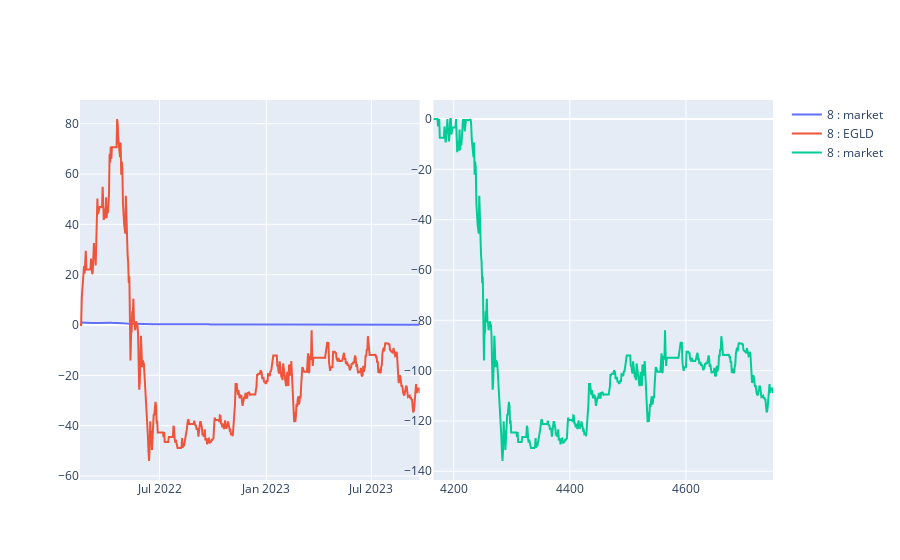
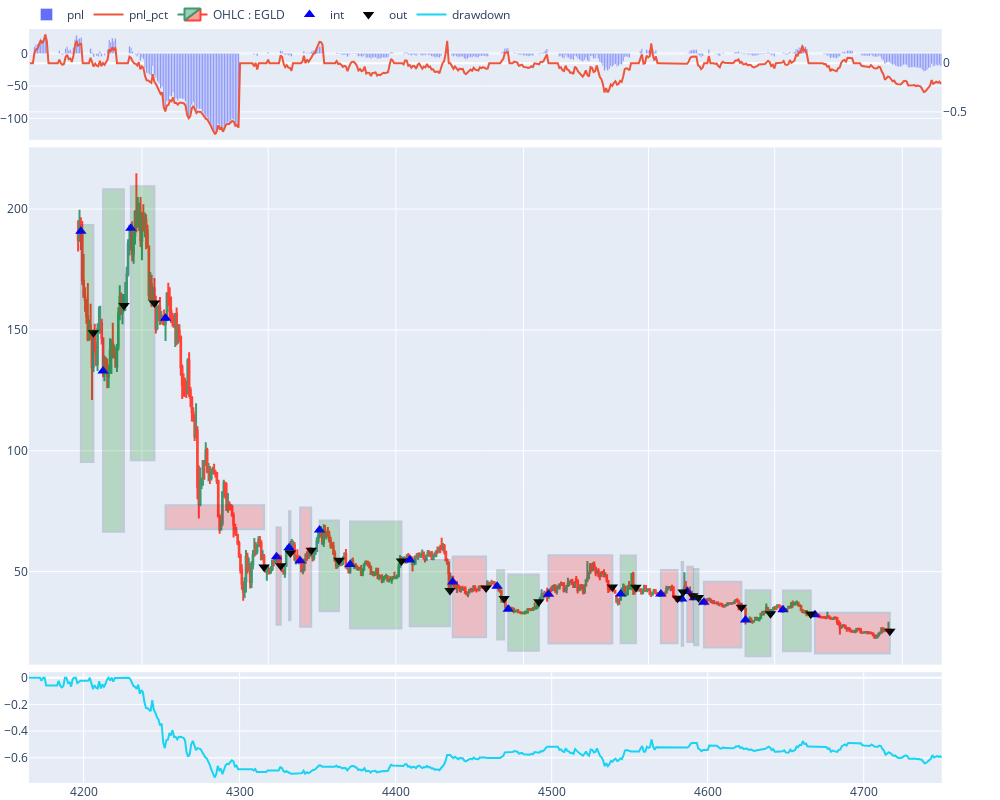

These figures' notebook cell, in order:
### Code cell
agent.view_report()

### Figure 1 — Plotly figure (JSON) as saved in the notebook; plotly's stock layout.template omitted (floating-point values rounded to 4 significant figures; data arrays with more than 128 entries replaced by an {"elided": "..."} marker saying what was removed)
{"data": [{"name": "8 : market", "type": "scatter", "x": {"elided": "586 str values"}, "xaxis": "x", "y": {"elided": "586 float values"}, "yaxis": "y"}, {"name": "8 : EGLD", "type": "scatter", "x": {"elided": "586 str values"}, "xaxis": "x", "y": {"elided": "586 float values"}, "yaxis": "y"}, {"name": "8 : market", "type": "scatter", "x": {"elided": "586 int values"}, "xaxis": "x2", "y": {"elided": "586 float values"}, "yaxis": "y2"}], "layout": {"xaxis": {"anchor": "y", "domain": [0, 0.49]}, "xaxis2": {"anchor": "y2", "domain": [0.51, 1]}, "yaxis": {"anchor": "x", "domain": [0, 1]}, "yaxis2": {"anchor": "x2", "domain": [0, 1]}}}

### Figure 2 — Plotly figure (JSON) as saved in the notebook; plotly's stock layout.template omitted (floating-point values rounded to 4 significant figures; data arrays with more than 128 entries replaced by an {"elided": "..."} marker saying what was removed)
{"data": [{"name": "pnl", "type": "bar", "x": {"elided": "586 str values"}, "xaxis": "x", "y": {"elided": "586 float values"}, "yaxis": "y"}, {"name": "pnl_pct", "type": "scatter", "x": {"elided": "586 str values"}, "xaxis": "x", "y": {"elided": "586 float values"}, "yaxis": "y2"}, {"close": {"elided": "586 float values"}, "high": {"elided": "586 float values"}, "low": {"elided": "586 float values"}, "name": "OHLC : EGLD", "open": {"elided": "586 float values"}, "type": "candlestick", "x": {"elided": "586 str values"}, "xaxis": "x2", "yaxis": "y3"}, {"marker": {"color": "blue", "size": 10, "symbol": 5}, "mode": "markers", "name": "int", "type": "scatter", "x": ["2022-02-16T00:00:00", "2022-03-04T00:00:00", "2022-03-24T00:00:00", "2022-04-18T00:00:00", "2022-07-07T00:00:00", "2022-07-16T00:00:00", "2022-07-24T00:00:00", "2022-08-07T00:00:00", "2022-08-29T00:00:00", "2022-10-11T00:00:00", "2022-11-11T00:00:00", "2022-12-13T00:00:00", "2022-12-21T00:00:00", "2023-01-19T00:00:00", "2023-03-12T00:00:00", "2023-04-10T00:00:00", "2023-04-25T00:00:00", "2023-04-29T00:00:00", "2023-05-04T00:00:00", "2023-05-11T00:00:00", "2023-06-10T00:00:00", "2023-07-07T00:00:00", "2023-07-30T00:00:00"], "xaxis": "x2", "y": [190.8, 133.0, 192.1, 154.8, 56.17, 59.9, 54.54, 67.19, 52.99, 54.79, 45.77, 43.93, 34.5, 40.68, 40.75, 40.8, 38.67, 41.85, 39.23, 37.31, 29.96, 34.27, 32.22], "yaxis": "y3"}, {"marker": {"color": "black", "size": 10, "symbol": 6}, "mode": "markers", "name": "out", "type": "scatter", "x": ["2022-02-25T00:00:00", "2022-03-19T00:00:00", "2022-04-10T00:00:00", "2022-06-28T00:00:00", "2022-07-10T00:00:00", "2022-07-17T00:00:00", "2022-08-01T00:00:00", "2022-08-21T00:00:00", "2022-10-05T00:00:00", "2022-11-09T00:00:00", "2022-12-05T00:00:00", "2022-12-18T00:00:00", "2023-01-12T00:00:00", "2023-03-06T00:00:00", "2023-03-23T00:00:00", "2023-04-22T00:00:00", "2023-04-26T00:00:00", "2023-05-03T00:00:00", "2023-05-07T00:00:00", "2023-06-07T00:00:00", "2023-06-28T00:00:00", "2023-07-27T00:00:00", "2023-09-22T00:00:00"], "xaxis": "x2", "y": [148.8, 160.1, 161.1, 51.98, 52.49, 57.68, 58.84, 54.71, 54.4, 42.17, 43.25, 38.91, 37.59, 43.67, 43.57, 39.01, 41.55, 40.05, 39.31, 35.29, 32.55, 32.5, 25.39], "yaxis": "y3"}, {"name": "drawdown", "type": "scatter", "x": {"elided": "586 int values"}, "xaxis": "x3", "y": {"elided": "586 float values"}, "yaxis": "y5"}], "layout": {"height": 800, "legend": {"orientation": "h", "x": 0.5, "xanchor": "right", "y": 1, "yanchor": "bottom"}, "margin": {"b": 0, "l": 10, "r": 0, "t": 0}, "shapes": [{"fillcolor": "green", "opacity": 0.2, "x0": "2022-02-16T00:00:00", "x1": "2022-02-25T00:00:00", "xref": "x2", "y0": 95.4, "y1": 193.4, "yref": "y3"}, {"fillcolor": "green", "opacity": 0.2, "x0": "2022-03-04T00:00:00", "x1": "2022-03-19T00:00:00", "xref": "x2", "y0": 66.5, "y1": 208.2, "yref": "y3"}, {"fillcolor": "green", "opacity": 0.2, "x0": "2022-03-24T00:00:00", "x1": "2022-04-10T00:00:00", "xref": "x2", "y0": 96.05, "y1": 209.5, "yref": "y3"}, {"fillcolor": "red", "opacity": 0.2, "x0": "2022-04-18T00:00:00", "x1": "2022-06-28T00:00:00", "xref": "x2", "y0": 77.42, "y1": 67.57, "yref": "y3"}, {"fillcolor": "red", "opacity": 0.2, "x0": "2022-07-07T00:00:00", "x1": "2022-07-10T00:00:00", "xref": "x2", "y0": 28.09, "y1": 68.24, "yref": "y3"}, {"fillcolor": "green", "opacity": 0.2, "x0": "2022-07-16T00:00:00", "x1": "2022-07-17T00:00:00", "xref": "x2", "y0": 29.95, "y1": 74.98, "yref": "y3"}, {"fillcolor": "red", "opacity": 0.2, "x0": "2022-07-24T00:00:00", "x1": "2022-08-01T00:00:00", "xref": "x2", "y0": 27.27, "y1": 76.49, "yref": "y3"}, {"fillcolor": "green", "opacity": 0.2, "x0": "2022-08-07T00:00:00", "x1": "2022-08-21T00:00:00", "xref": "x2", "y0": 33.59, "y1": 71.12, "yref": "y3"}, {"fillcolor": "green", "opacity": 0.2, "x0": "2022-08-29T00:00:00", "x1": "2022-10-05T00:00:00", "xref": "x2", "y0": 26.5, "y1": 70.72, "yref": "y3"}, {"fillcolor": "green", "opacity": 0.2, "x0": "2022-10-11T00:00:00", "x1": "2022-11-09T00:00:00", "xref": "x2", "y0": 27.39, "y1": 54.82, "yref": "y3"}, {"fillcolor": "red", "opacity": 0.2, "x0": "2022-11-11T00:00:00", "x1": "2022-12-05T00:00:00", "xref": "x2", "y0": 22.89, "y1": 56.23, "yref": "y3"}, {"fillcolor": "green", "opacity": 0.2, "x0": "2022-12-13T00:00:00", "x1": "2022-12-18T00:00:00", "xref": "x2", "y0": 21.96, "y1": 50.58, "yref": "y3"}, {"fillcolor": "green", "opacity": 0.2, "x0": "2022-12-21T00:00:00", "x1": "2023-01-12T00:00:00", "xref": "x2", "y0": 17.25, "y1": 48.87, "yref": "y3"}, {"fillcolor": "red", "opacity": 0.2, "x0": "2023-01-19T00:00:00", "x1": "2023-03-06T00:00:00", "xref": "x2", "y0": 20.34, "y1": 56.77, "yref": "y3"}, {"fillcolor": "green", "opacity": 0.2, "x0": "2023-03-12T00:00:00", "x1": "2023-03-23T00:00:00", "xref": "x2", "y0": 20.38, "y1": 56.64, "yref": "y3"}, {"fillcolor": "red", "opacity": 0.2, "x0": "2023-04-10T00:00:00", "x1": "2023-04-22T00:00:00", "xref": "x2", "y0": 20.4, "y1": 50.71, "yref": "y3"}, {"fillcolor": "green", "opacity": 0.2, "x0": "2023-04-25T00:00:00", "x1": "2023-04-26T00:00:00", "xref": "x2", "y0": 19.34, "y1": 54.02, "yref": "y3"}, {"fillcolor": "red", "opacity": 0.2, "x0": "2023-04-29T00:00:00", "x1": "2023-05-03T00:00:00", "xref": "x2", "y0": 20.93, "y1": 52.06, "yref": "y3"}, {"fillcolor": "green", "opacity": 0.2, "x0": "2023-05-04T00:00:00", "x1": "2023-05-07T00:00:00", "xref": "x2", "y0": 19.61, "y1": 51.1, "yref": "y3"}, {"fillcolor": "red", "opacity": 0.2, "x0": "2023-05-11T00:00:00", "x1": "2023-06-07T00:00:00", "xref": "x2", "y0": 18.66, "y1": 45.88, "yref": "y3"}, {"fillcolor": "green", "opacity": 0.2, "x0": "2023-06-10T00:00:00", "x1": "2023-06-28T00:00:00", "xref": "x2", "y0": 14.98, "y1": 42.31, "yref": "y3"}, {"fillcolor": "green", "opacity": 0.2, "x0": "2023-07-07T00:00:00", "x1": "2023-07-27T00:00:00", "xref": "x2", "y0": 17.14, "y1": 42.25, "yref": "y3"}, {"fillcolor": "red", "opacity": 0.2, "x0": "2023-07-30T00:00:00", "x1": "2023-09-22T00:00:00", "xref": "x2", "y0": 16.11, "y1": 33.01, "yref": "y3"}], "width": 1000, "xaxis": {"anchor": "y", "domain": [0, 0.94], "matches": "x3", "rangeslider": {"visible": false}, "showticklabels": false}, "xaxis2": {"anchor": "y3", "domain": [0, 0.94], "matches": "x3", "rangeslider": {"visible": false}, "showticklabels": false}, "xaxis3": {"anchor": "y5", "domain": [0, 0.94], "rangeslider": {"visible": false}}, "yaxis": {"anchor": "x", "domain": [0.853, 1]}, "yaxis2": {"anchor": "x", "overlaying": "y", "side": "right"}, "yaxis3": {"anchor": "x2", "domain": [0.157, 0.843]}, "yaxis4": {"anchor": "x2", "overlaying": "y3", "side": "right"}, "yaxis5": {"anchor": "x3", "domain": [0, 0.147]}, "yaxis6": {"anchor": "x3", "overlaying": "y5", "side": "right"}}}
